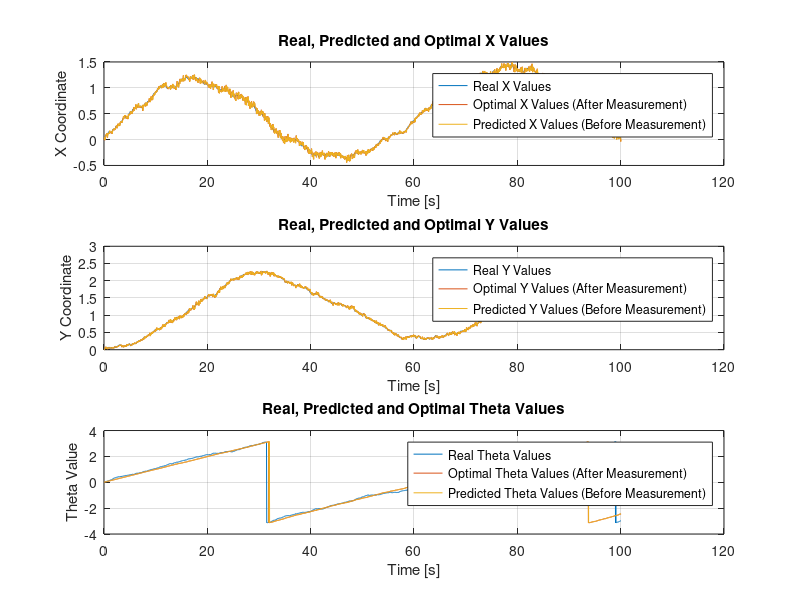
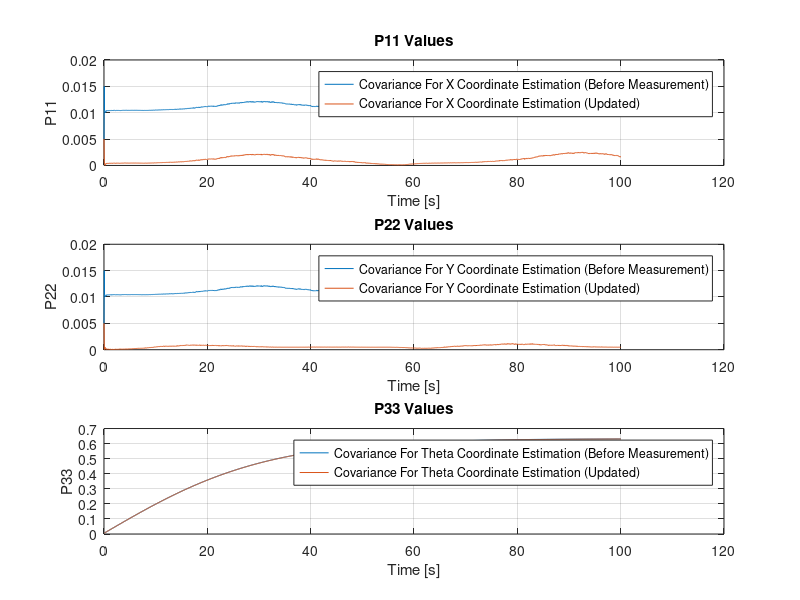

MATLAB code for these plots, in order:
    clc; clear; close all;
    
    T = 0.05;  %Sampling Time
    
    t = 0;  %Current Time
    simTime = 100;
    
    q_real = [1e-3;1e-3; 1e-3];
    u = [0.1;0.1];  %Velocity Commands
    
    q_old = q_real;
    P_old = [0.005 0 0; 0 0.005 0;0 0 0.005];
    real_covariance = [0.0001 0 0; 0 0.0001 0;0 0 0.0001];
    Q = [0.01 0 0; 0 0.01 0; 0 0 0.001];
    R = [0.0005 0; 0 0.0005];
    %Data Recording Initialization
    posRecord = [1e-3;1e-3; 1e-3];
    estimateRecordBefore = [1e-3;1e-3; 1e-3];
    estimateRecordAfter = [1e-3;1e-3; 1e-3];
    times = [0];
    P11_vals_before = [0.005];
    P22_vals_before = [0.005];
    P11_vals_after = [0.005];
    P22_vals_after = [0.005];
    P33_vals_before = [0.005];
    P33_vals_after = [0.005];
        
    while t < simTime
        %Take Measurement
        d = sqrt(q_real(1)^2 + q_real(2)^2);
        alpha = atan2(q_real(2), q_real(1));
        measurement_noise = transpose(mvnrnd(zeros(2,1), R));
        measurement = [d; alpha] + measurement_noise;
    
        %Extended Kalman Filter
        B = [cos(q_old(3)) 0;sin(q_old(3)) 0; 0 1];
        q_before = q_old + T * B * u;

        x = q_before(1);
        y = q_before(2);
        theta = q_before(3);
        theta = mod(theta + pi, 2*pi) - pi;  % wrap to [-pi, pi]
        innovation = measurement- [sqrt(x^2+y^2); atan2(y,x)];
        %Angle Wrapping
        if innovation(2) < -pi
            innovation(2) = innovation(2) + 2*pi;
        elseif innovation(2) > pi
            innovation(2) = innovation(2) - 2*pi;
        end
        A = [1 0 -u(1)*sin(theta)*T; 0 1 u(1)*cos(theta)*T;0 0 1];
        H = [sqrt(x^2+y^2)^-1*x sqrt(x^2+y^2)^-1*y 0; -y/(x^2+y^2) x/(x^2+y^2) 0];  %Jacobian
        P_before = A*P_old*transpose(A) + Q;
        kalman_Gain = P_before*transpose(H) * inv(H* P_before*transpose(H)+R);
        q_after = q_before + kalman_Gain * (innovation);
        q_after(3) = mod(q_after(3) + pi, 2*pi) - pi;  % wrap to [-pi, pi]
        P_after = (eye(size(kalman_Gain*H)) - kalman_Gain * H)*P_before;
    
    
        %Update Real Location
        noise_real = transpose(mvnrnd(zeros(3,1), real_covariance));
        q_real = q_real + T * B * u + noise_real;
        q_real(3) = mod(q_real(3) + pi, 2*pi) - pi;  % wrap to [-pi, pi]
        %Update Time And Other Variables
        t = t + T;
        q_old = q_after;
        q_old(3) = mod(q_old(3) + pi, 2*pi) - pi;  % wrap to [-pi, pi]
        P_old = P_after;
    
    
        %Record Values
        posRecord = [posRecord q_real];
        estimateRecordBefore = [estimateRecordBefore q_before];
        estimateRecordAfter = [estimateRecordAfter q_after];
        times = [times t];
        P11_vals_before = [P11_vals_before P_before(1,1)];
        P22_vals_before = [P22_vals_before P_before(2,2)];
        P11_vals_after = [P11_vals_after P_after(1,1)];
        P22_vals_after = [P22_vals_after P_after(2,2)];
        P33_vals_before = [P33_vals_before P_before(3,3)];
        P33_vals_after = [P33_vals_after P_after(3,3)];
    end
        
    %% Plotting
    figure;
    subplot(3,1,1);
    plot(times, posRecord(1,:),"DisplayName","Real X Values");
    title("Real, Predicted and Optimal X Values");
    hold on;
    plot(times, estimateRecordAfter(1,:),"DisplayName","Optimal X Values (After Measurement)");
    plot(times, estimateRecordBefore(1,:), "DisplayName","Predicted X Values (Before Measurement)");
    grid on;
    legend show;
    xlabel("Time [s]");
    ylabel("X Coordinate");
    
    subplot(3,1,2);
    plot(times, posRecord(2,:),"DisplayName","Real Y Values");
    title("Real, Predicted and Optimal Y Values");
    hold on;
    xlabel("Time [s]");
    ylabel("Y Coordinate");
    plot(times, estimateRecordAfter(2,:),"DisplayName","Optimal Y Values (After Measurement)");
    plot(times, estimateRecordBefore(2,:), "DisplayName","Predicted Y Values (Before Measurement)");
    grid on;
    legend show;

    subplot(3,1,3);
    plot(times, posRecord(3,:),"DisplayName","Real Theta Values");
    title("Real, Predicted and Optimal Theta Values");
    hold on;
    xlabel("Time [s]");
    ylabel("Theta Value");
    plot(times, estimateRecordAfter(3,:),"DisplayName","Optimal Theta Values (After Measurement)");
    plot(times, estimateRecordBefore(3,:), "DisplayName","Predicted Theta Values (Before Measurement)");
    grid on;
    legend show;
    


    figure;
    subplot(3,1,1);
    plot(times,P11_vals_before,"DisplayName", "Covariance For X Coordinate Estimation (Before Measurement)");
    hold on;
    plot(times, P11_vals_after,"DisplayName","Covariance For X Coordinate Estimation (Updated)");
    grid on;
    title("P11 Values")
    legend show;
    xlabel("Time [s]");
    ylabel("P11");
    
    subplot(3,1,2);
    plot(times,P11_vals_before,"DisplayName", "Covariance For Y Coordinate Estimation (Before Measurement)");
    hold on;
    plot(times,P22_vals_after,"DisplayName","Covariance For Y Coordinate Estimation (Updated)");
    grid on;
    title("P22 Values");
    legend show;
    xlabel("Time [s]");
    ylabel("P22");

    subplot(3,1,3);
    plot(times,P33_vals_before,"DisplayName", "Covariance For Theta Coordinate Estimation (Before Measurement)");
    hold on;
    plot(times,P33_vals_after,"DisplayName","Covariance For Theta Coordinate Estimation (Updated)");
    grid on;
    title("P33 Values");
    legend show;
    xlabel("Time [s]");
    ylabel("P33");